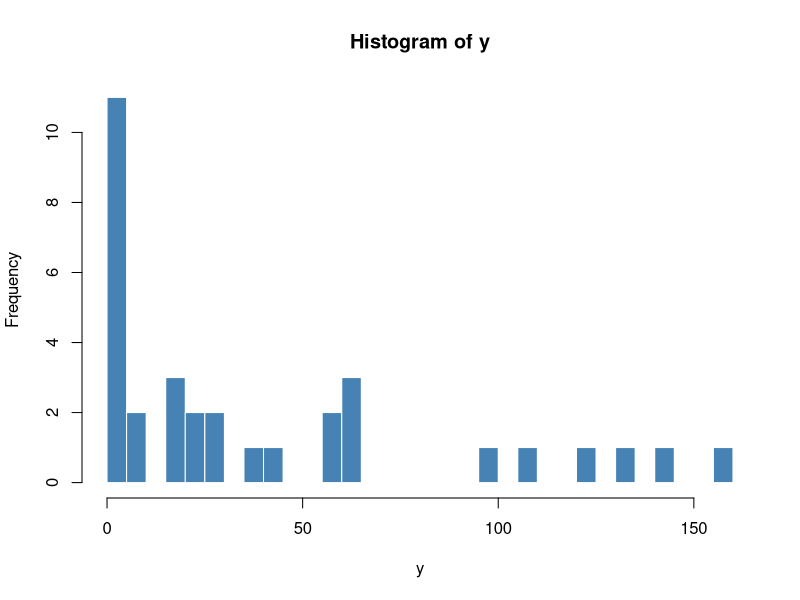
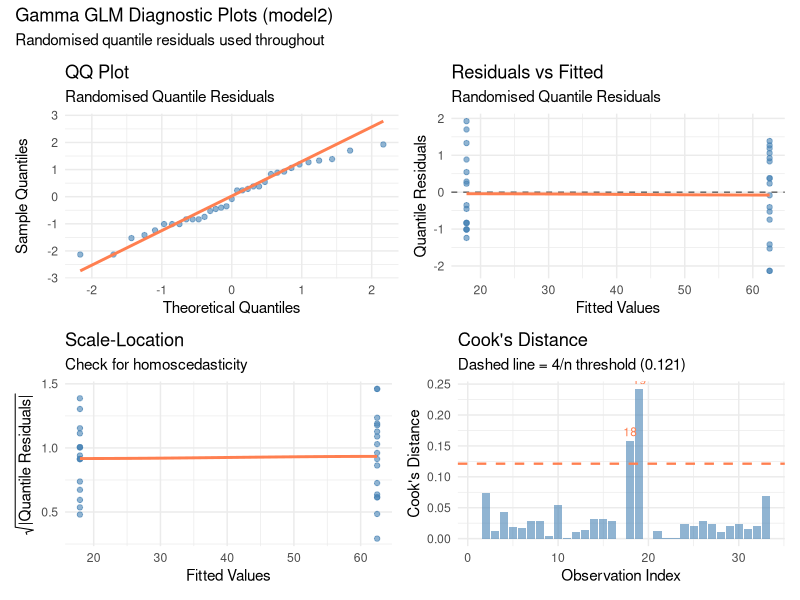
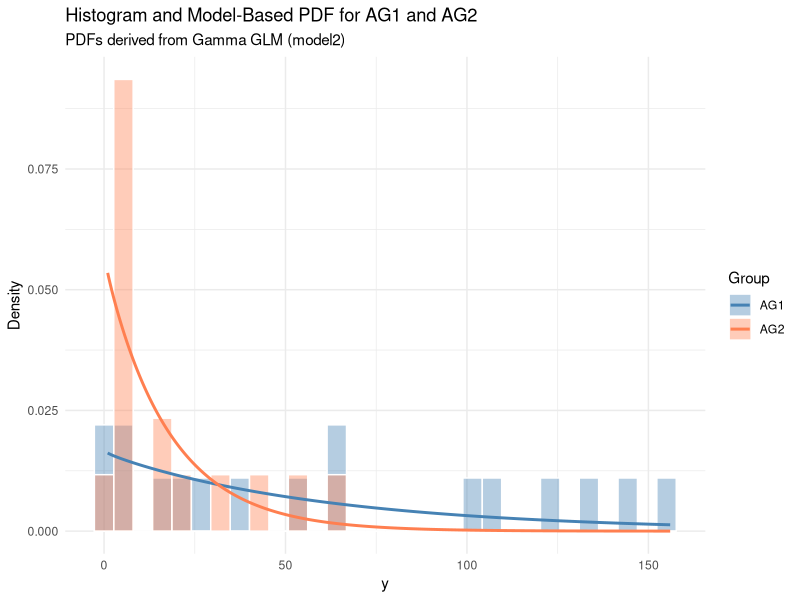
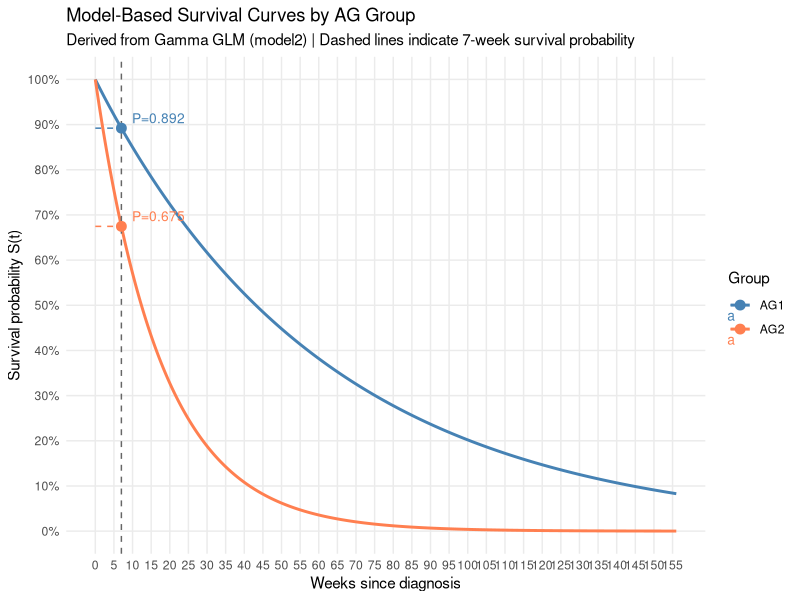

The R script that drew these images, in order:
## ---- chunk 1
df <- read.table("data.csv", sep = "\t", header = TRUE)
dim(df)
## ---- chunk 2
head(df)
## ---- chunk 3
hist(df$y,
     main  = "Histogram of y",
     xlab  = "y",
     col   = "steelblue",
     border = "white",
     breaks = 30)
## ---- chunk 4
# Since AG takes only two values (AG positive and AG negative) we use it as a factor in
# the anaylsis.
df$AG <- as.factor(df$AG)
## ---- chunk 5
# We use the following model hierarchy.
model1 <- glm(y ~ 1, data = df, family = Gamma(link = "log"))
model2 <- glm(y ~ AG, data = df, family = Gamma(link = "log"))
model3 <- glm(y ~ WBC + AG, data = df, family = Gamma(link = "log"))
## ---- chunk 6
anova(model1, model2, model3, test = "LRT")
## ---- chunk 7
summary(model2)
## ---- chunk 8
library(statmod)
library(ggplot2)
library(patchwork)  # to combine plots

# Extract residuals and fitted values
rqr       <- qresid(model2)
dev_res   <- residuals(model2, type = "deviance")
fitted_v  <- fitted(model2)
cooks_d   <- cooks.distance(model2)
n         <- length(fitted_v)

diag_data <- data.frame(
  fitted   = fitted_v,
  rqr      = rqr,
  dev_res  = dev_res,
  cooks    = cooks_d,
  index    = 1:n
)

# 1. QQ Plot (quantile residuals)
p1 <- ggplot(diag_data, aes(sample = rqr)) +
  stat_qq(alpha = 0.6, color = "steelblue") +
  stat_qq_line(color = "coral", linewidth = 1) +
  labs(title = "QQ Plot",
       subtitle = "Randomised Quantile Residuals",
       x = "Theoretical Quantiles",
       y = "Sample Quantiles") +
  theme_minimal()

# 2. Residuals vs Fitted
p2 <- ggplot(diag_data, aes(x = fitted, y = rqr)) +
  geom_point(alpha = 0.6, color = "steelblue") +
  geom_hline(yintercept = 0, 
             linetype   = "dashed", 
             color      = "grey40") +
  geom_smooth(se      = FALSE, 
              color   = "coral", 
              method  = "loess") +
  labs(title    = "Residuals vs Fitted",
       subtitle = "Randomised Quantile Residuals",
       x        = "Fitted Values",
       y        = "Quantile Residuals") +
  theme_minimal()

# 3. Scale-Location plot
p3 <- ggplot(diag_data, aes(x = fitted, y = sqrt(abs(rqr)))) +
  geom_point(alpha = 0.6, color = "steelblue") +
  geom_smooth(se     = FALSE, 
              color  = "coral", 
              method = "loess") +
  labs(title    = "Scale-Location",
       subtitle = "Check for homoscedasticity",
       x        = "Fitted Values",
       y        = expression(sqrt("|Quantile Residuals|"))) +
  theme_minimal()

# 4. Cook's Distance
p4 <- ggplot(diag_data, aes(x = index, y = cooks)) +
  geom_bar(stat  = "identity", 
           fill  = "steelblue", 
           alpha = 0.6) +
  geom_hline(yintercept = 4/n,       # common threshold
             linetype   = "dashed", 
             color      = "coral",
             linewidth  = 0.8) +
  geom_text(data = subset(diag_data, cooks > 4/n),
            aes(label = index),
            vjust = -0.5, size = 3, color = "coral") +
  labs(title    = "Cook's Distance",
       subtitle = paste0("Dashed line = 4/n threshold (", round(4/n, 3), ")"),
       x        = "Observation Index",
       y        = "Cook's Distance") +
  theme_minimal()

# Combine all four plots
(p1 + p2) / (p3 + p4) +
  plot_annotation(
    title    = "Gamma GLM Diagnostic Plots (model2)",
    subtitle = "Randomised quantile residuals used throughout"
  )
## ---- chunk 9
exp(coef(model3))         # Multiplicative effect on y
exp(confint(model3))      # Exponentiated confidence intervals
## ---- chunk 10
# We get the shape parameter directly from the model
dispersion <- summary(model2)$dispersion
shape      <- 1 / dispersion

# Define x_range
x_range <- seq(min(df$y), max(df$y), length.out = 500)

# Predicted means from the model for each AG group (at mean WBC)
mean_WBC <- mean(df$WBC)

mean_AG1 <- exp(coef(model2)["(Intercept)"])

mean_AG2 <- exp(coef(model2)["(Intercept)"] + 
                coef(model2)["AG2"])

# Gamma rate = shape / mean
rate_AG1 <- shape / mean_AG1
rate_AG2 <- shape / mean_AG2

# -------------------------------------------------------
# Build PDF curves instead of CDF
pdf_data <- rbind(
  data.frame(y   = x_range,
             pdf = dgamma(x_range, shape = shape, rate = rate_AG1),
             AG  = "AG1"),
  data.frame(y   = x_range,
             pdf = dgamma(x_range, shape = shape, rate = rate_AG2),
             AG  = "AG2")
)

ggplot() +
  geom_histogram(data = subset(df, AG == "1"),
                 aes(x = y, y = after_stat(density), fill = "AG1"),
                 alpha = 0.4, bins = 30, color = "white") +
  geom_histogram(data = subset(df, AG == "2"),
                 aes(x = y, y = after_stat(density), fill = "AG2"),
                 alpha = 0.4, bins = 30, color = "white") +
  # PDF lines — same scale as density histogram
  geom_line(data = pdf_data,
            aes(x = y, y = pdf, color = AG), linewidth = 1) +
  scale_fill_manual(values  = c("AG1" = "steelblue", "AG2" = "coral")) +
  scale_color_manual(values = c("AG1" = "steelblue", "AG2" = "coral")) +
  labs(title    = "Histogram and Model-Based PDF for AG1 and AG2",
       subtitle = "PDFs derived from Gamma GLM (model2)",
       x = "y", y = "Density",
       fill = "Group", color = "Group") +
  theme_minimal()
## ---- chunk 11
dispersion <- summary(model2)$dispersion
shape      <- 1 / dispersion

# Predicted means from model2
mean_AG1 <- exp(coef(model2)["(Intercept)"])
mean_AG2 <- exp(coef(model2)["(Intercept)"] + coef(model2)["AG2"])

# Gamma rates
rate_AG1 <- shape / mean_AG1
rate_AG2 <- shape / mean_AG2

# Survival probability more than 7 weeks
surv_AG1 <- 1 - pgamma(7, shape = shape, rate = rate_AG1)
surv_AG2 <- 1 - pgamma(7, shape = shape, rate = rate_AG2)

cat("P(survive > 7 weeks | AG1):", round(surv_AG1, 4), "\n")
cat("P(survive > 7 weeks | AG2):", round(surv_AG2, 4), "\n")
## ---- chunk 12
library(ggplot2)

dispersion <- summary(model2)$dispersion
shape      <- 1 / dispersion

# Predicted means from model2
mean_AG1 <- exp(coef(model2)["(Intercept)"])
mean_AG2 <- exp(coef(model2)["(Intercept)"] + coef(model2)["AG2"])

# Gamma rates
rate_AG1 <- shape / mean_AG1
rate_AG2 <- shape / mean_AG2

# Survival probabilities at 7 weeks
surv_AG1 <- 1 - pgamma(7, shape = shape, rate = rate_AG1)
surv_AG2 <- 1 - pgamma(7, shape = shape, rate = rate_AG2)

# Survival curves
t_range <- seq(0, max(df$y), length.out = 500)

surv_data <- rbind(
  data.frame(t    = t_range,
             surv = 1 - pgamma(t_range, shape = shape, rate = rate_AG1),
             AG   = "AG1"),
  data.frame(t    = t_range,
             surv = 1 - pgamma(t_range, shape = shape, rate = rate_AG2),
             AG   = "AG2")
)

# 7-week annotation points
points_7 <- data.frame(
  t    = c(7, 7),
  surv = c(surv_AG1, surv_AG2),
  AG   = c("AG1", "AG2")
)

# Plot
ggplot(surv_data, aes(x = t, y = surv, color = AG)) +
  geom_line(linewidth = 1) +
  # Vertical dashed line at 7 weeks
  geom_vline(xintercept = 7, 
             linetype   = "dashed", 
             color      = "grey40") +
  # Horizontal dashed lines to y-axis
  geom_segment(data = points_7,
               aes(x = 0, xend = 7, y = surv, yend = surv, color = AG),
               linetype = "dashed", linewidth = 0.5) +
  # Points at 7 weeks
  geom_point(data  = points_7, 
             size  = 3) +
  # Annotate probabilities
  geom_text(data  = points_7,
            aes(label = paste0("P=", round(surv, 3))),
            hjust = -0.2, vjust = -0.5, size = 3.5) +
  scale_color_manual(values = c("AG1" = "steelblue", "AG2" = "coral")) +
  scale_y_continuous(limits = c(0, 1), 
                     breaks = seq(0, 1, by = 0.1),
                     labels = scales::percent) +
  scale_x_continuous(breaks = seq(0, max(df$y), by = 5)) +
  labs(title    = "Model-Based Survival Curves by AG Group",
       subtitle = "Derived from Gamma GLM (model2) | Dashed lines indicate 7-week survival probability",
       x        = "Weeks since diagnosis",
       y        = "Survival probability S(t)",
       color    = "Group") +
  theme_minimal() +
  theme(panel.grid.minor = element_blank())
